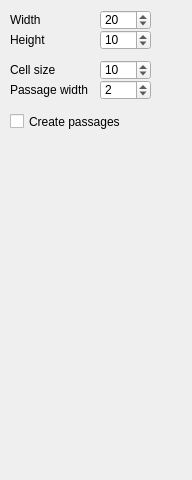
<?xml version="1.0" encoding="UTF-8"?>
<ui version="4.0">
 <class>GridPrinterDemoControls</class>
 <widget class="QWidget" name="GridPrinterDemoControls">
  <property name="geometry">
   <rect>
    <x>0</x>
    <y>0</y>
    <width>192</width>
    <height>480</height>
   </rect>
  </property>
  <property name="windowTitle">
   <string>Form</string>
  </property>
  <widget class="QSpinBox" name="width">
   <property name="geometry">
    <rect>
     <x>100</x>
     <y>10</y>
     <width>51</width>
     <height>20</height>
    </rect>
   </property>
   <property name="minimum">
    <number>1</number>
   </property>
   <property name="maximum">
    <number>100</number>
   </property>
   <property name="value">
    <number>20</number>
   </property>
  </widget>
  <widget class="QLabel" name="widthLabel">
   <property name="geometry">
    <rect>
     <x>10</x>
     <y>10</y>
     <width>40</width>
     <height>20</height>
    </rect>
   </property>
   <property name="text">
    <string>Width</string>
   </property>
  </widget>
  <widget class="QLabel" name="heightLabel">
   <property name="geometry">
    <rect>
     <x>10</x>
     <y>30</y>
     <width>51</width>
     <height>20</height>
    </rect>
   </property>
   <property name="text">
    <string>Height</string>
   </property>
  </widget>
  <widget class="QSpinBox" name="height">
   <property name="geometry">
    <rect>
     <x>100</x>
     <y>30</y>
     <width>51</width>
     <height>20</height>
    </rect>
   </property>
   <property name="minimum">
    <number>1</number>
   </property>
   <property name="maximum">
    <number>100</number>
   </property>
   <property name="value">
    <number>10</number>
   </property>
  </widget>
  <widget class="QCheckBox" name="passagesCheckbox">
   <property name="geometry">
    <rect>
     <x>10</x>
     <y>110</y>
     <width>141</width>
     <height>23</height>
    </rect>
   </property>
   <property name="text">
    <string>Create passages</string>
   </property>
  </widget>
  <widget class="QSpinBox" name="cellSize">
   <property name="geometry">
    <rect>
     <x>100</x>
     <y>60</y>
     <width>51</width>
     <height>20</height>
    </rect>
   </property>
   <property name="minimum">
    <number>1</number>
   </property>
   <property name="maximum">
    <number>20</number>
   </property>
   <property name="value">
    <number>10</number>
   </property>
  </widget>
  <widget class="QLabel" name="cellSizeLabel">
   <property name="geometry">
    <rect>
     <x>10</x>
     <y>60</y>
     <width>51</width>
     <height>20</height>
    </rect>
   </property>
   <property name="text">
    <string>Cell size</string>
   </property>
  </widget>
  <widget class="QLabel" name="passageWidthLabel">
   <property name="geometry">
    <rect>
     <x>10</x>
     <y>80</y>
     <width>81</width>
     <height>20</height>
    </rect>
   </property>
   <property name="text">
    <string>Passage width</string>
   </property>
  </widget>
  <widget class="QSpinBox" name="passageWidth">
   <property name="geometry">
    <rect>
     <x>100</x>
     <y>80</y>
     <width>51</width>
     <height>20</height>
    </rect>
   </property>
   <property name="minimum">
    <number>1</number>
   </property>
   <property name="maximum">
    <number>20</number>
   </property>
   <property name="value">
    <number>2</number>
   </property>
   <property name="displayIntegerBase">
    <number>10</number>
   </property>
  </widget>
 </widget>
 <resources/>
 <connections/>
</ui>
